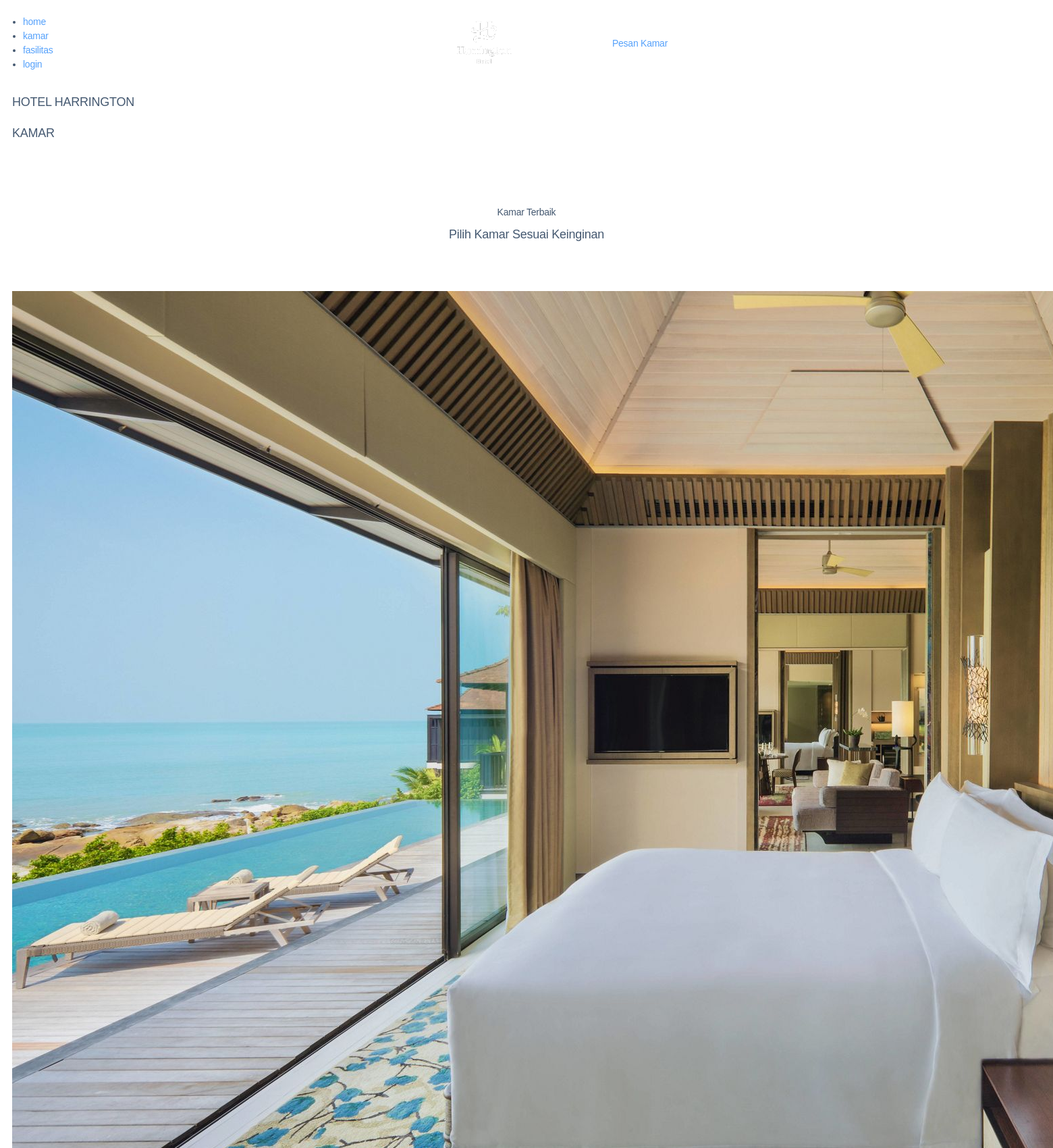
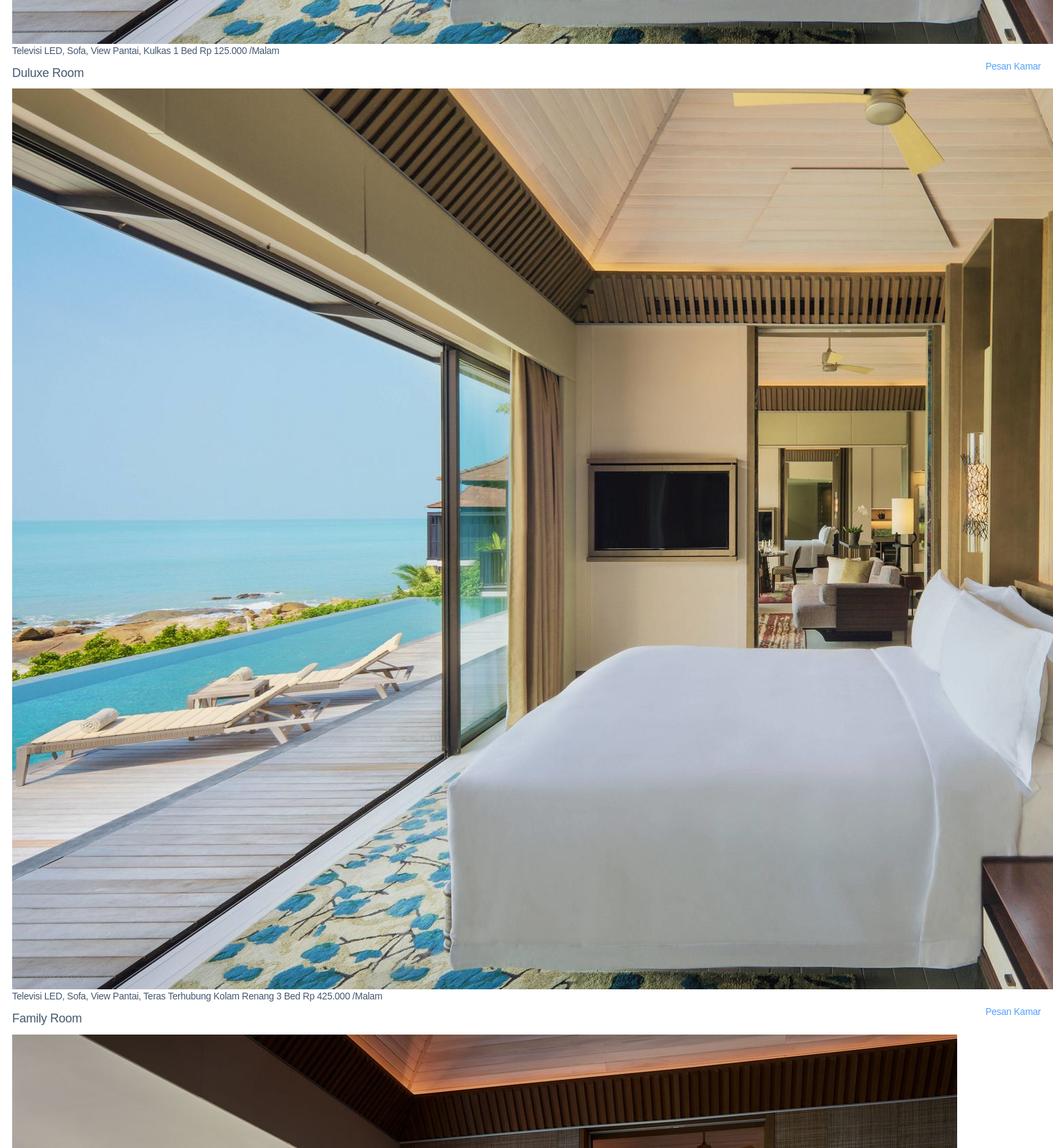
Page /kamar.php (upper part) on the committed database (2 pictures, top to bottom).
### tables this page shows
CREATE TABLE `kamar` (
  `id_kamar` int(5) NOT NULL,
  `nama_kamar` varchar(20) NOT NULL,
  `fasilitas_kamar` text NOT NULL,
  `jumlah_kasur` int(3) NOT NULL,
  `harga` varchar(15) NOT NULL,
  `gambar_kamar` varchar(55) NOT NULL
);

### kamar.php (the view, shortened to what this page needs)
<!doctype html>
<html class="no-js" lang="zxx">
<head>
    <link rel="stylesheet" href="template1/css/bootstrap.min.css">
    <link rel="stylesheet" href="template1/css/owl.carousel.min.css">
    <link rel="stylesheet" href="template1/css/magnific-popup.css">
    <link rel="stylesheet" href="template1/css/font-awesome.min.css">
    <link rel="stylesheet" href="template1/css/themify-icons.css">
    <link rel="stylesheet" href="template1/css/nice-select.css">
    <link rel="stylesheet" href="template1/css/flaticon.css">
    <link rel="stylesheet" href="template1/css/gijgo.css">
    <link rel="stylesheet" href="template1/css/animate.css">
    <link rel="stylesheet" href="template1/css/slicknav.css">
    <link rel="stylesheet" href="template1/css/style.css">
</head>
<body>
    <header>
        <div class="header-area ">
            <div id="sticky-header" class="main-header-area">
                <div class="container-fluid p-0">
                    <div class="row align-items-center no-gutters">
                        <div class="col-xl-5 col-lg-6">
                            <div class="main-menu  d-none d-lg-block">
                                <nav>
                                    <ul id="navigation">
                                        <li><a href="index.php">home</a></li>
                                        <li><a class="active" href="kamar.php">kamar</a></li>
                                        <li><a href="fasilitas.php">fasilitas</a></li>
                                        <li><a href="login.php">login</a></li>
                                    </ul>
                                </nav>
                            </div>
                        </div>
                        <div class="col-xl-2 col-lg-2">
                            <div class="logo-img">
                                <a href="index.html">
                                    <img src="img/harrington4.png" alt="">
                                </a>
                            </div>
                        </div>
                        <div class="col-xl-5 col-lg-4 d-none d-lg-block">
                            <div class="book_room">
                                <div class="book_btn d-none d-lg-block">
                                    <a class="popup-with-form" href="#test-form">Pesan Kamar</a>
                                </div>
                            </div>
                        </div>
                        <div class="col-12">
                        </div>
                    </div>
                </div>
            </div>
        </div>
    </header>
    <div class="bradcam_area breadcam_bg_1">
        <h3>HOTEL HARRINGTON</h3>
        <h3>KAMAR</h3>
    </div>
    <div class="features_room">
        <div class="container">
            <div class="row">
                <div class="col-xl-12">
                    <div class="section_title text-center mb-100">
                        <span>Kamar Terbaik</span>
                        <h3>Pilih Kamar Sesuai Keinginan</h3>
                    </div>
                </div>
            </div>
        </div>
        <div class="rooms_here">
            <?php
            include('koneksi.php');
            $query = mysqli_query($koneksi, "SELECT * FROM kamar");
            while ($row = mysqli_fetch_array($query)) {
            ?>
                <div class="single_rooms">
                    <div class="room_thumb">
                        <img src="img/<?php echo $row["gambar_kamar"]; ?>" alt="">
                        <div class="room_heading d-flex justify-content-between align-items-center">
                            <div class="room_heading_inner">
                                <span><?php echo $row['fasilitas_kamar'] ?></span>
                                <span><?php echo $row['jumlah_kasur'] ?> Bed</span>
                                <span>Rp <?php echo $row['harga'] ?> /Malam</span>
                                <h3><?php echo $row['nama_kamar'] ?></h3>
                            </div>
                            <div class="book_btn d-none d-lg-block">
                                <div class="line-button">
                                    <a class="popup-with-form" href="#test-form">Pesan Kamar</a>
                                </div>
                            </div>
                        </div>
                    </div>
                </div>
            <?php } ?>
        </div>
    </div>
</body>
</html>

### rows in the picture
kamar: gambar_kamar (picture), fasilitas_kamar "Televisi LED, Sofa, View Pantai, Kulkas", jumlah_kasur "1", harga "125.000", nama_kamar "Duluxe Room"
kamar: gambar_kamar (picture), fasilitas_kamar "Televisi LED, Sofa, View Pantai, Teras Terhubung Kolam Renang", jumlah_kasur "3", harga "425.000", nama_kamar "Family Room"
kamar: gambar_kamar (picture)
